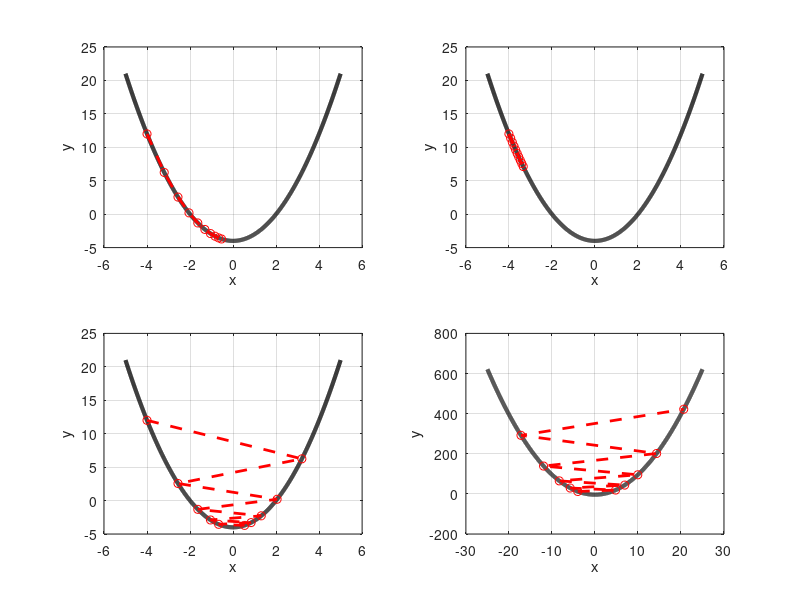

This chart was generated by the following MATLAB code:
J = @(x) (x-2).*(x+2);
Jp =@(x) 2.*x;

nIter = 10;

xrange = -5:0.01:5;
y_org = J(xrange);

figure(1)

subplot(221);
plot(xrange, y_org, 'k', 'linewidth', 3); grid on;  hold on;

lr = 0.1;
x = zeros(nIter,1);
x(1) = -4;
for ii=1:nIter-1
    x(ii+1) = x(ii) - lr*Jp(x(ii));
end
y = J(x);
plot(x, y, 'or'); line(x,y,'linewidth', 2, 'color', 'r', 'LineStyle', '--');
xlabel('x'); ylabel('y'); hold off;


subplot(222);
plot(xrange, y_org, 'k', 'linewidth', 3); grid on;  hold on;

lr = 0.01;
x = zeros(nIter,1);
x(1) = -4;
for ii=1:nIter-1
    x(ii+1) = x(ii) - lr*Jp(x(ii));
end
y = J(x);
plot(x, y, 'or'); line(x,y,'linewidth', 2, 'color', 'r', 'LineStyle', '--');
xlabel('x'); ylabel('y'); hold off;

subplot(223);
plot(xrange, y_org, 'k', 'linewidth', 3); grid on;  hold on;

lr = 0.9;
x = zeros(nIter,1);
x(1) = -4;
for ii=1:nIter-1
    x(ii+1) = x(ii) - lr*Jp(x(ii));
end
y = J(x);
plot(x, y, 'or'); line(x,y,'linewidth', 2, 'color', 'r', 'LineStyle', '--');
xlabel('x'); ylabel('y'); hold off;

subplot(224);
xrange = -25:0.01:25;
y_org = J(xrange);
plot(xrange, y_org, 'k', 'linewidth', 3); grid on;  hold on;

lr = 1.1;
x = zeros(nIter,1);
x(1) = -4;
for ii=1:nIter-1
    x(ii+1) = x(ii) - lr*Jp(x(ii));
end
y = J(x);
plot(x, y, 'or'); line(x,y,'linewidth', 2, 'color', 'r', 'LineStyle', '--');
xlabel('x'); ylabel('y'); hold off;
